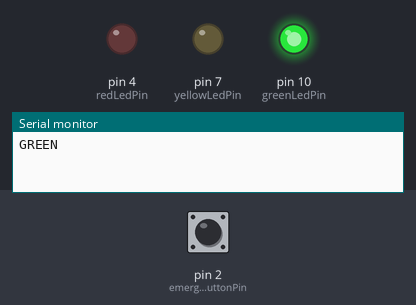
The sketch below on a simulated Arduino Uno, built with avr-gcc and run on an emulated ATmega328P. Shown: output pins drawn as LEDs (lit = HIGH), the last lines printed to the serial monitor. The inputs (shaded band) are chosen by the test bench; at power-on: pin 2 (emergencyButtonPin) HIGH.

Above: at 1.2 s.
1.3 s: pin 2 (emergencyButtonPin) pulled LOW for 0.15 s
At 1.9 s:
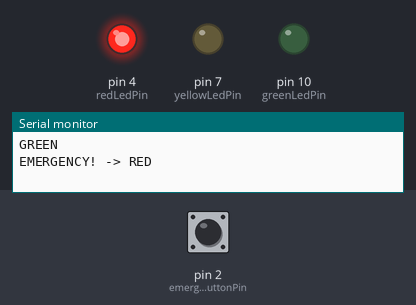
4.4 s: pin 2 (emergencyButtonPin) pulled LOW for 1 s
At 5.1 s:
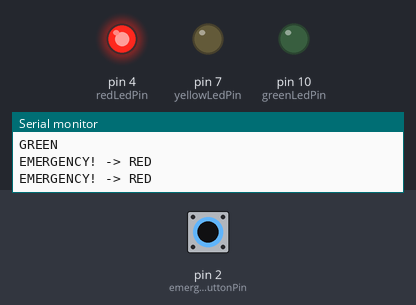
8.4 s: pin 2 (emergencyButtonPin) pulled LOW for 3.2 s
At 17.0 s:
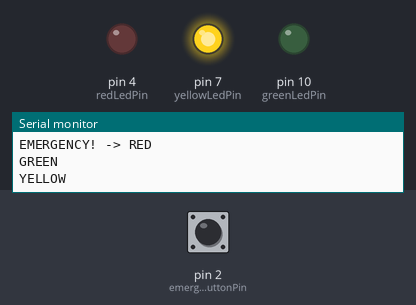
Timing chart, 0 to 22.8 s (numbered marks = the images above; inputs shaded):
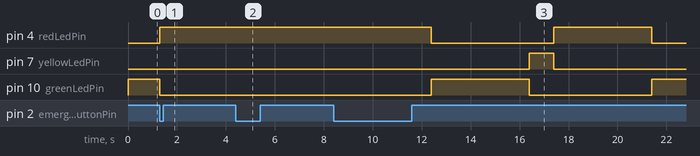

Measured:
- after the input at 1.3 s, pin 4 (redLedPin): LOW → HIGH at once; pin 7 (yellowLedPin): stays LOW (without the input it goes to HIGH after 2.7 s); pin 10 (greenLedPin): HIGH → LOW after 0.00 s instead of 2.7 s
- after the input at 4.4 s, pin 4 (redLedPin): stays HIGH (without the input it goes to LOW after 0.90 s); pin 10 (greenLedPin): stays LOW (without the input it goes to HIGH after 0.90 s)

The sketch:

lab-02.ino
```cpp
#include <Arduino.h>

typedef struct ButtonState {
    int lastRawState;
    int stableState;
    unsigned long lastChangeTime;
} ButtonState;

// Function prototypes
bool buttonPressed(int pin, ButtonState &button);

// Pin configuration
const int emergencyButtonPin = 2;

const int redLedPin = 4;
const int yellowLedPin = 7;
// Green LED moved from D8 to D10 for the PWM experiment.
// Normal digital operation restored after testing.
const int greenLedPin = 10;

// Timing
const unsigned long debounceDelay = 40;

const unsigned long greenDuration = 4000;
const unsigned long yellowDuration = 1000;
const unsigned long redDuration = 4000;

unsigned long stateStartTime = 0;

// Finite State Machine
enum State {
    GREEN,
    YELLOW,
    RED
};

State currentState = GREEN;

// Button initialization
ButtonState emergencyButton = {HIGH, HIGH, 0};

// React immediately to a press; debounce the release before accepting another.
bool buttonPressed(int pin, ButtonState &button) {
    int rawState = digitalRead(pin);

    if (rawState != button.lastRawState) {
        button.lastChangeTime = millis();
        button.lastRawState = rawState;
    }

    if (rawState == LOW && button.stableState == HIGH) {
        button.stableState = LOW;
        return true;
    }

    if (rawState == HIGH && millis() - button.lastChangeTime >= debounceDelay) {
        button.stableState = HIGH;
    }

    return false;
}

void setup() {
    pinMode(emergencyButtonPin, INPUT_PULLUP);

    pinMode(redLedPin, OUTPUT);
    pinMode(yellowLedPin, OUTPUT);
    pinMode(greenLedPin, OUTPUT);

    Serial.begin(9600);

    Serial.println("GREEN");
    digitalWrite(greenLedPin, HIGH);
    // PWM test only: replace the digitalWrite above with this (D10 required).
    // analogWrite(greenLedPin, 30); // Duty cycle ~12%: deliberately dim green LED.

    stateStartTime = millis();
}

void loop() {
    bool emergencyPressed = buttonPressed(emergencyButtonPin, emergencyButton);

    // Emergency button handling
    if (emergencyPressed) {
        currentState = RED;
        digitalWrite(greenLedPin, LOW);
        digitalWrite(yellowLedPin, LOW);
        digitalWrite(redLedPin, HIGH);

        stateStartTime = millis();
        Serial.println("EMERGENCY! -> RED");
    }

    // Traffic light FSM
    switch (currentState) {
        case GREEN:
            if((millis() - stateStartTime) >= greenDuration ){
              currentState = YELLOW;
              Serial.println("YELLOW");
              digitalWrite(greenLedPin, LOW);
              digitalWrite(yellowLedPin, HIGH);
              stateStartTime = millis();
            }
            break;

        case YELLOW:
            if((millis() - stateStartTime) >= yellowDuration ){
              currentState = RED;
              Serial.println("RED");
              digitalWrite(yellowLedPin, LOW);
              digitalWrite(redLedPin, HIGH);
              stateStartTime = millis();
            }
            break;

        case RED:
            // Stay red while held and until the release debounce completes.
            if (emergencyButton.lastRawState == HIGH && emergencyButton.stableState == HIGH &&
                (millis() - stateStartTime) >= redDuration) {
              currentState = GREEN;
              Serial.println("GREEN");
              digitalWrite(redLedPin, LOW);
              digitalWrite(greenLedPin, HIGH);
              // PWM test only: replace the digitalWrite above with this as well.
              // analogWrite(greenLedPin, 30); // Keep the LED dim on every green phase.
              stateStartTime = millis();
            }
            break;
    }
}
```
